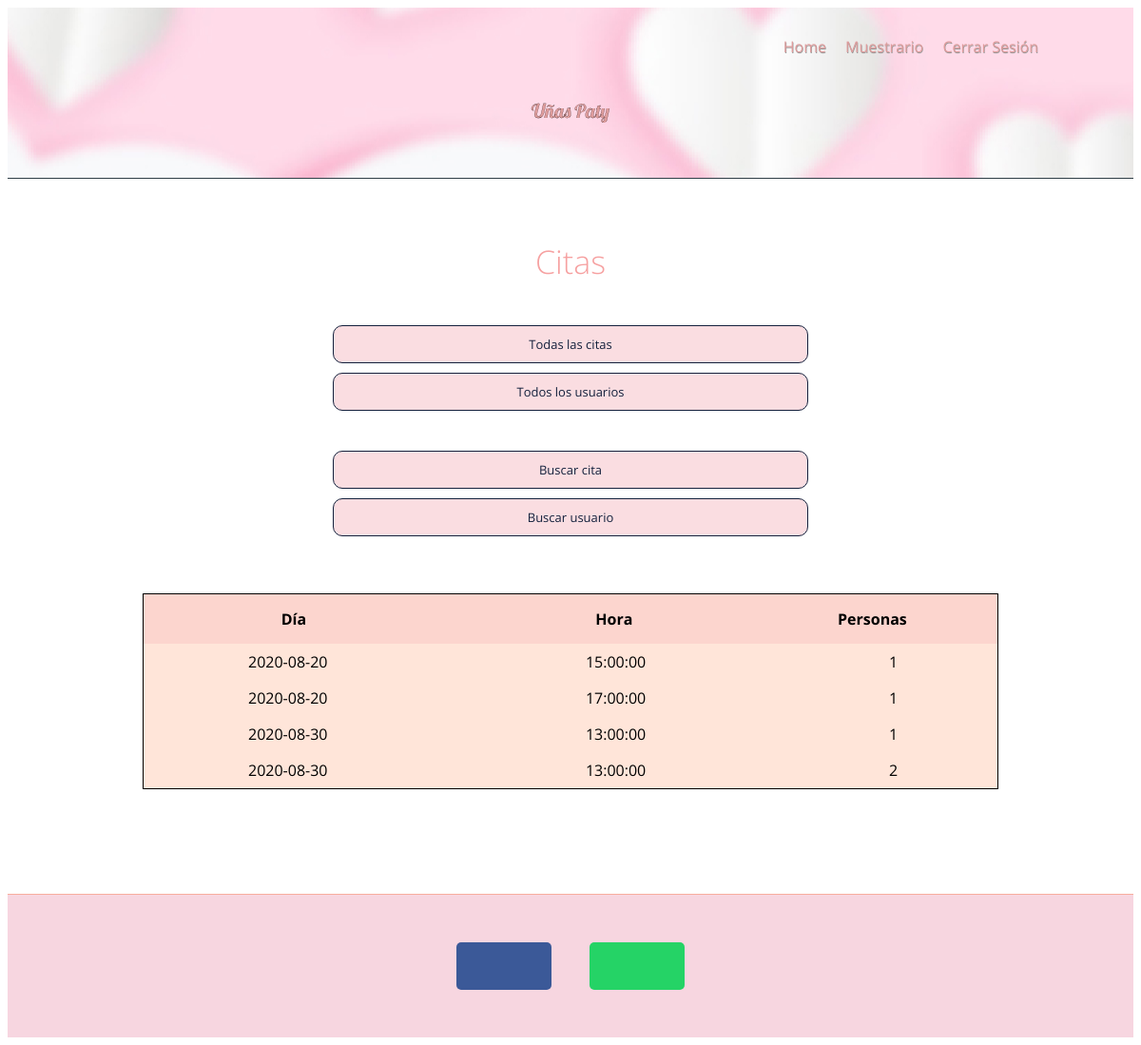
The app's page /gestion_citas.php (signed in) with its own data.
### tables this page shows
CREATE TABLE `citas_reservadas` (
  `id_cita` int(11) NOT NULL,
  `dia` date NOT NULL,
  `hora` time NOT NULL,
  `personas` int(200) NOT NULL
);

### conexion_citas.php (called while the page is built)
<?php
	function Conectar(){
		$servidor = "localhost";
		$usuario = "root";
		$password = "";
		$bd = "login_unas";
		$conexion_citas = mysqli_connect($servidor, $usuario, $password, $bd);
		return $conexion_citas;
	}
?>

### gestion_citas.php (the view, shortened to what this page needs)
<?php
	require_once("conexion_citas.php");
	$sql="SELECT * FROM citas_reservadas";
	$resultado= mysqli_query(Conectar(), $sql);
?>
<!DOCTYPE html>
<html lang="es">
<head>
    <link rel="stylesheet" href="css/font-awesome.min.css">
    <link rel="stylesheet" href="css/estilos_admin.css">
</head>
<body>
    <header>
        <div class="contenedor">
            <nav class="menu">
                <a href="inicio.php">Home</a>
                <a href="#">Muestrario</a>
                <a href="cerrar_sesion.php">Cerrar Sesión</a>
            </nav>
            <div class="contenedor-texto">
                    <h2 class="nombre">Uñas Paty</h2>
            </div>
    </header>
    <section class="main">
        <section class="misCitas">
            <div class="contenedor">
               <div class="texto">
                 <h3 class="titulo">Citas</h3>
               </div>
            </div>
        </section>
        <section class="tabla">
            <div class="contenedor">
            <a href="gestion_citas.php" class="boton boton_one">Todas las citas</a>
            <a href="gestion_usuarios.php" class="boton boton_dos">Todos los usuarios</a>
            <br>
            <a href="buscar_cita.php" class="boton boton_tres">Buscar cita</a>
            <a href="buscar_usuario.php" class="boton boton_dos">Buscar usuario</a>
                <form>
                <table id="mis-citas" class="mis-citas">
                    <thead>
                        <tr>
                            <th>Día</th>
                            <th>Hora</th>
                            <th>Personas</th>
                        </tr>
                    </thead>
                    <?php
				while($renglon = mysqli_fetch_array($resultado)){
			            ?>
                    <tbody>
                        <tr>
                                <td><?php echo $renglon['dia'] ?></td>
                                <td><?php echo $renglon['hora'] ?></td>
                                <td><?php echo $renglon['personas'] ?></td>
                        </tr>
                    </tbody>
                    <?php
				}
			?>
                </table>
                </form>
                </div>
        </section>
    </section>
    <footer>
        <section class="redes">
            <div class="contenedor">
                <a href="#" class="facebook"><i class="fa fa-facebook-f"></i></a>
                <a href="#" class="wa"><i class="fa fa-whatsapp"></i></a>
            </div>
        </section>
    </footer>
</body>
</html>

### css/estilos_admin.css (style rules this page uses)
* { box-sizing: border-box; }
body { background: #fff; font-family: 'Open Sans', sans-serif; font-size:16px; }
.contenedor { width: 90%; max-width: 1000px; margin: auto; overflow: hidden; }
header { background: url('../imagenes/bg.jpg') #F7D6E0; background-repeat: no-repeat; background-position: center; max-height: 180px; height: 180px; border-bottom: 0.5px solid #2f3e46; }
header .menu { margin: 20px 0; text-align: right; }
header .menu a { margin: 10px 8px; color: #DF9C9C; padding-bottom: 5px; display: inline-block; text-decoration: none; border-bottom: 2px solid transparent; font-size: 1em; text-shadow: #999 0.5px 1px 0; }
header .contenedor-texto { display: flex; justify-content: center; align-content: center; margin: 10px 0; margin-bottom: 20px; }
header .contenedor-texto h2 { color: #DF9C9C; font-weight: 300; margin: 0; -webkit-text-stroke: 0.2px black; font-family: 'Lobster', cursive; }
header .contenedor-texto .nombre { margin-bottom: 10px; font-size: 20px; line-height: 40px; }
.main .contenedor { overflow: visible; }
.main .misCitas { text-align: center; }
.main .misCitas .texto { color: #5a5a5a; font-weight: 600; font-size: 1em; line-height: 30px; width: 80%; margin: 40px auto 50px auto; }
.main .misCitas .texto .titulo { margin-top: 70px; font-size: 34px; line-height: 34px; margin-bottom: 10px; font-weight: 300; color: #F6A1A1; text-align: center; }
footer .redes { background: #F7D6E0; padding: 40px 0; border-top: solid 1px #f8ad9d; margin-top: 110px; }
footer .redes .contenedor { display: flex; justify-content: center; }
footer .redes .facebook, footer .redes .wa { color: #fff; text-align: center; width: 100px; height: 50px; display:block; padding-top: 2px; border-radius: 5px; font-size: 35px; margin: 10px 20px; }
footer .redes .wa { background: #25d366; }
footer .redes .facebook { background: #3b5998; }
.mis-citas { width: 90%; margin: auto; margin-top: 60px; border-collapse: collapse; border: 1px solid black; }
.mis-citas thead { background-color: #FCD5CE; color: black; }
.mis-citas thead th { padding-top: 15px; padding-bottom: 15px; padding-right: 40px; }
.mis-citas tbody td { background: #FFE5D9; padding: 0.5rem; padding-left: 110px; }
.boton { -webkit-appearance: button; -moz-appearance: button; appearance: button; text-decoration: none; margin: 10px auto; background: #fadde1; color: #14213d; border-radius: 3px; padding: 10px 20px; cursor: pointer; border-radius: 10px 10px 10px 10px !important; font-size: 13px; display: block; border: 0.3px solid #14213d; width: 50%; text-align: center; }

### records on screen
citas_reservadas: dia "2020-08-20", hora "15:00:00", personas "1"
citas_reservadas: dia "2020-08-20", hora "17:00:00", personas "1"
citas_reservadas: dia "2020-08-30", hora "13:00:00", personas "1"
citas_reservadas: dia "2020-08-30", hora "13:00:00", personas "2"
